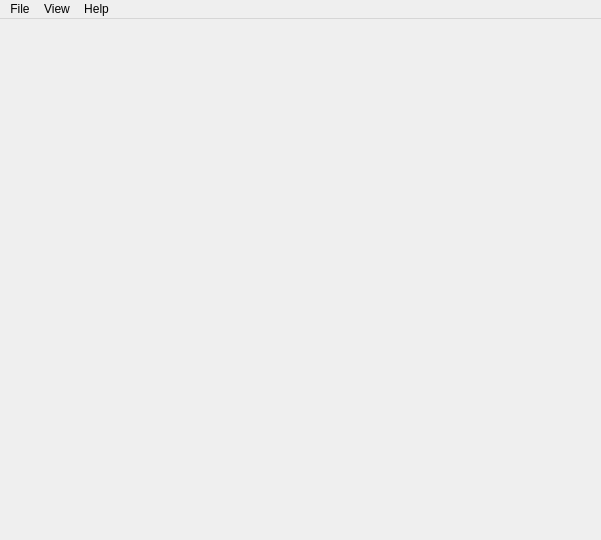
<?xml version="1.0" encoding="UTF-8"?>
<ui version="4.0">
 <class>MainWindow</class>
 <widget class="QMainWindow" name="MainWindow">
  <property name="geometry">
   <rect>
    <x>0</x>
    <y>0</y>
    <width>601</width>
    <height>540</height>
   </rect>
  </property>
  <property name="windowTitle">
   <string>MainWindow</string>
  </property>
  <widget class="QWidget" name="centralWidget"/>
  <widget class="QMenuBar" name="menuBar">
   <property name="geometry">
    <rect>
     <x>0</x>
     <y>0</y>
     <width>601</width>
     <height>19</height>
    </rect>
   </property>
   <widget class="QMenu" name="menuFile">
    <property name="title">
     <string>File</string>
    </property>
    <widget class="QMenu" name="menuRecent_Files">
     <property name="title">
      <string>Recent Files</string>
     </property>
     <addaction name="actiondummy"/>
    </widget>
    <addaction name="actionOpen_File_s"/>
    <addaction name="menuRecent_Files"/>
    <addaction name="actionClose_File"/>
    <addaction name="actionClose_All_Files"/>
    <addaction name="separator"/>
    <addaction name="actionExport_Chart"/>
    <addaction name="actionExit"/>
   </widget>
   <widget class="QMenu" name="menuView">
    <property name="title">
     <string>View</string>
    </property>
    <widget class="QMenu" name="menuColumns">
     <property name="title">
      <string>Columns</string>
     </property>
     <addaction name="actiondummy_2"/>
    </widget>
    <widget class="QMenu" name="menuPlot">
     <property name="title">
      <string>Plot</string>
     </property>
     <addaction name="actiondummy_3"/>
    </widget>
    <addaction name="menuColumns"/>
    <addaction name="menuPlot"/>
   </widget>
   <widget class="QMenu" name="menuHelp">
    <property name="title">
     <string>Help</string>
    </property>
    <addaction name="actionAbout_BenchmarkViewer"/>
   </widget>
   <addaction name="menuFile"/>
   <addaction name="menuView"/>
   <addaction name="menuHelp"/>
  </widget>
  <action name="actionOpen_File_s">
   <property name="text">
    <string>Open File(s)</string>
   </property>
  </action>
  <action name="actionClose_File">
   <property name="text">
    <string>Close File</string>
   </property>
  </action>
  <action name="actionClose_All_Files">
   <property name="text">
    <string>Close All Files</string>
   </property>
  </action>
  <action name="actionExport_Chart">
   <property name="text">
    <string>Export Chart</string>
   </property>
  </action>
  <action name="actionExit">
   <property name="text">
    <string>Exit</string>
   </property>
  </action>
  <action name="actionAbout_BenchmarkViewer">
   <property name="text">
    <string>About BenchmarkViewer</string>
   </property>
  </action>
  <action name="actiondummy">
   <property name="enabled">
    <bool>false</bool>
   </property>
   <property name="text">
    <string>dummy</string>
   </property>
   <property name="visible">
    <bool>false</bool>
   </property>
   <property name="iconVisibleInMenu">
    <bool>false</bool>
   </property>
  </action>
  <action name="actiondummy_2">
   <property name="text">
    <string>dummy</string>
   </property>
   <property name="visible">
    <bool>false</bool>
   </property>
   <property name="iconVisibleInMenu">
    <bool>false</bool>
   </property>
  </action>
  <action name="actiondummy_3">
   <property name="text">
    <string>dummy</string>
   </property>
   <property name="visible">
    <bool>false</bool>
   </property>
   <property name="iconVisibleInMenu">
    <bool>false</bool>
   </property>
  </action>
 </widget>
 <layoutdefault spacing="6" margin="11"/>
 <resources/>
 <connections/>
</ui>
